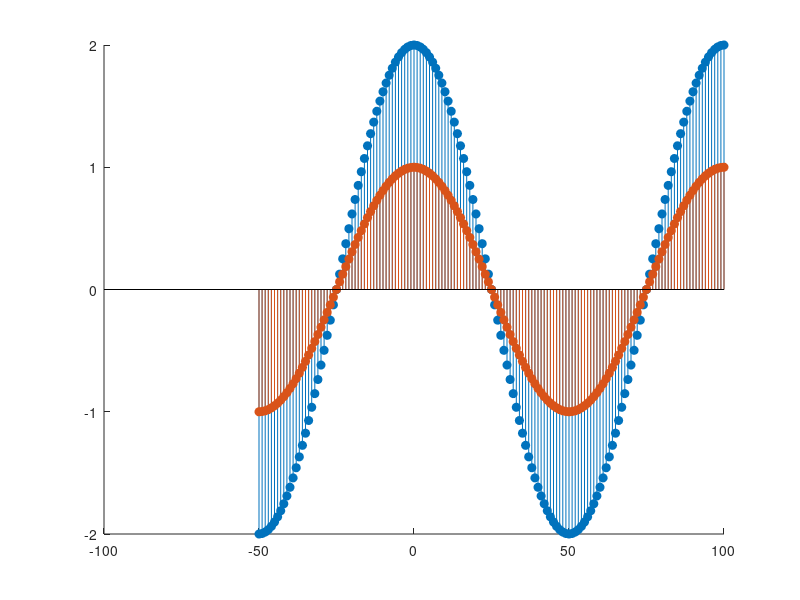

Write MATLAB code to recreate this figure. (Note: this script raises an error after producing the figure.)
%% Experiment - 2
% Example - 8
clc;
clear;
figure;

%% M-point Moving Average Filter (Smoothing FIR Filter)
n = -50 : 100;  % Discrete time index
f_1 = 0.01;
f_2 = 0.99;

s_1 = cos(2 * pi * f_1 * n);  % Low frequency signal
s_2 = cos(2 * pi * f_2 * n);  % High frequency signal
x = s_1 + s_2;  % Input sequence

M = 5;  % M-point Moving Average
NUM = 1/M * ones(1, M);  % Numerator coefficients of T[z]
DEN = [1];  % Denominator coefficients of T[z]

h = impz(NUM, DEN);  % Impulse response
y = conv(x, h);

hold on;
stem(n, x, 'filled')
stem(n, s_1, 'filled')
stem(n, y_M, 'filled')
legend('x', 's_1', 'y')
hold off;
